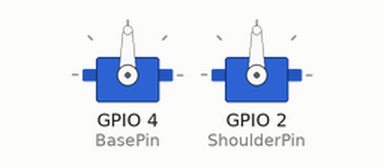
Recording of a sketch running on a simulated ESP32-C3. Parts: 2 × servo. WiFi joins after 1.5 s; servers stay silent unless stated; what the sketch prints to the serial monitor is not drawn.

Above: at 0.1 s.
At 1.87 s:
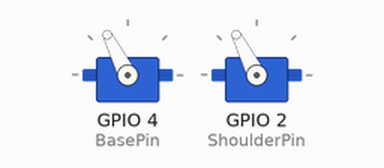
At 2.38 s:
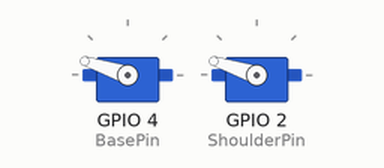
At 3.8 s:
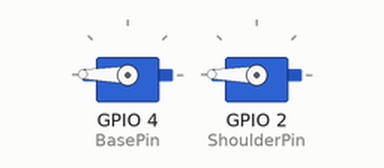
Timing chart, 0 to 5.3 s (numbered marks = the images above):
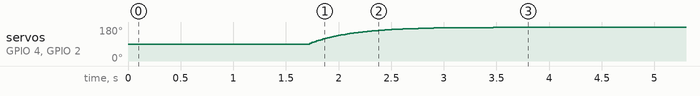

The sketch:

ESP_Base_Shoulder_Smooth.ino
```cpp
/*
  Dette program  er skrevet af gruppe 580 på Aalborg Universitet på
  produkt og designpsykologi femte semester 2022.

  Programmet er baseret på kode af Michal Rinott, Scott Fitzgerald(2013) og John Bennett (2017)

  Programmet skaber en forbindelse til Wi-Fi og modtager 5 værdier som styrer 5 servomotorer.

  Denne del af koden skal uploades til en ESP32-C3-Devkit og kan kun bruges til at styre:
  Servo Nr. 3 (albuen)

  ESP32-C3 har 'kun' fire timere og det er bleven konkluderet af gruppen at en af disse timere
  bruges af ESP'en og en bruges af Wi-Fi forbindelsen. Altså kan ESP'en kun sende to PWM signaler af gangen.
  Derfor bruges tre ESP32-C3 til at styre de i alt fem servomotorer.
  Koden er identisk pånær port navnet og hvilke værdier af dataArray[] der sendes til motorene.

  Under test blev det opserveret af Serial.Print tog meget af ESP32'ens kraft og derfor printes der aldrig noget mens en motor kører.

  Kommentarene er skrevet på dansk
*/

// Der bruges et ESP32 servo bibliotek samt et Wi-Fi bibliotek
#include "WiFi.h";
#include <ESP32Servo.h>
// Laver et servo objekt som kan controllere en servo motor
Servo Base;
Servo Shoulder;

// Følgende PWM GPIO pins kan bruges på ESP32-C3: 02 og 04. (andre pins kan sikkert også virke men ikke samtidig)
int BasePin = 04;
int ShoulderPin = 02;

float BaseVal = 90; // værdi som Base servo motoren får tilsendt
float ShoulderVal = 90;  // værdi som Shoulder servo motoren får tilsendt


//Smoothing
float BaseGoal = 90;
float ShoulderGoal = 90;
float diff = 0;
unsigned long previousMillis = 0UL;
unsigned long interval = 20UL;


// Brug WiFiClient til at lave TCP forbindelser
const char* ssid = "dlink"; // Navnet på Wi-Fi'en
const char* password = "";  // "" betyder at der ikke er noget kodeord
WiFiClient client;
const uint16_t port = 5205;//port navn der skal stemme overens med port navn på serveren
const char * host1 = "192.168.0.105"; //host navn den skal forbinde til - skal stemme overens med IP'en hos serveren (den computer processing er tilsluttet)

byte values_sent = 5; //antallet af værdier der sendes fra processing
int dataArray[5]; //arrayet der holder på alle værdierne fra processing


void setup()
{
  Serial.begin(9600);
  Base.attach(BasePin, 600, 2500);
  Shoulder.attach(ShoulderPin, 600, 2500);
  // Fortæller ESP32-C3 at Servo objekterne sidder på pin 02 og pin 04
  // og at denne har en minimum PWM værdi på 500 og en maks på 2400 mikrosekunder

  //Wi-Fi:
  WiFi.begin(ssid, password); //WiFi-begin indeholder bare navn og password på Wi-Fi
  Serial.print("'Connecting to WiFi");
  while (WiFi.status() != WL_CONNECTED) //mens at der er en forbindelse..
  {
    Serial.print(".");
    delay(500);
  }

  Serial.println("\nConnected to the WiFi network");
  Serial.print("IP adress: ");
  Serial.println(WiFi.localIP()); //printer ip adressen for denne klient


}

void loop() {
  if (!client.connected()) //hvis der IKKE er en forbindelse..
  {
    Base.write(BaseVal);        //Sender PWM signal
    Shoulder.write(ShoulderVal);//Sender PWM signal
    Serial.print("Connecting to ");
    Serial.println(host1);
    client.connect(host1, port); //den prøver at forbinde igen
  } else { //hvis der ER en forbindelse..

    if (client.available()) //hvis der bliver sendt noget..
    {
      for (int values_sent = 0; values_sent < 5; values_sent++) {
        //for loop der bruges til at læse alle værdier sendt (de sendes i rækkefølge fra 0 til values_sent fra processing)
        dataArray[values_sent] = client.read();
        //læser hver værdi

        if (dataArray[values_sent] == -1) { //den her bruges til at fjerne støj (støjen i det her tilfælde er værdier på -1)
          dataArray[values_sent] = 0;
          //pladsen sættes til 0
          values_sent = values_sent - 1;
          //loopet går et skridt tilbage og prøver igen
        }
      }

    }

    //Sender de specifikke værdi fra dataArray[] til servomotorene
    BaseGoal = dataArray[0];
    ShoulderGoal = dataArray[1];

    //Flip because motors are mounted in reverse apparently
    BaseGoal = map(BaseGoal, 0, 180, 180, 0);
    ShoulderGoal = map(ShoulderGoal, 0, 180, 180, 0);

    //smoothing
    unsigned long currentMillis = millis();
    if (currentMillis - previousMillis > interval)
    {
      /* The Arduino executes this code once every second
         (interval = 1000 (ms) = 1 second). */
      //Smooth base
      diff = (BaseGoal - BaseVal) * 0.05; //if basegoal is over baseval the difference is positive
      BaseVal = BaseVal + diff;

      //smooth shoulder
      diff = (ShoulderGoal - ShoulderVal) * 0.05; //if shouldergoal is under shoulderval the difference is negative
      ShoulderVal = ShoulderVal + diff;
      // Don't forget to update the previousMillis value
      previousMillis = currentMillis;
    }

    Base.write(BaseVal);        //Sender PWM signal
    Shoulder.write(ShoulderVal);//Sender PWM signal

  }
}
```

Measured:
- by itself, servo on GPIO 4 (BasePin), servo on GPIO 2 (ShoulderPin): moves from 90° to 179° over 2.0 s
